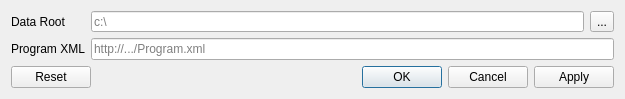
<?xml version="1.0" encoding="UTF-8"?>
<ui version="4.0">
 <class>Dialog</class>
 <widget class="QDialog" name="Dialog">
  <property name="geometry">
   <rect>
    <x>0</x>
    <y>0</y>
    <width>640</width>
    <height>181</height>
   </rect>
  </property>
  <property name="sizePolicy">
   <sizepolicy hsizetype="Expanding" vsizetype="Preferred">
    <horstretch>0</horstretch>
    <verstretch>0</verstretch>
   </sizepolicy>
  </property>
  <property name="windowTitle">
   <string>Dialog</string>
  </property>
  <property name="sizeGripEnabled">
   <bool>false</bool>
  </property>
  <layout class="QVBoxLayout" name="verticalLayout">
   <property name="sizeConstraint">
    <enum>QLayout::SetFixedSize</enum>
   </property>
   <item>
    <layout class="QFormLayout" name="formLayout">
     <property name="sizeConstraint">
      <enum>QLayout::SetNoConstraint</enum>
     </property>
     <item row="1" column="0">
      <widget class="QLabel" name="label">
       <property name="text">
        <string>Data Root</string>
       </property>
      </widget>
     </item>
     <item row="2" column="0">
      <widget class="QLabel" name="label_2">
       <property name="text">
        <string>Program XML</string>
       </property>
      </widget>
     </item>
     <item row="2" column="1">
      <widget class="QLineEdit" name="txtProgramXMLUrl">
       <property name="sizePolicy">
        <sizepolicy hsizetype="Expanding" vsizetype="Fixed">
         <horstretch>0</horstretch>
         <verstretch>0</verstretch>
        </sizepolicy>
       </property>
       <property name="minimumSize">
        <size>
         <width>523</width>
         <height>0</height>
        </size>
       </property>
       <property name="placeholderText">
        <string>http://.../Program.xml</string>
       </property>
      </widget>
     </item>
     <item row="1" column="1">
      <layout class="QHBoxLayout" name="horizontalLayout">
       <item>
        <widget class="QLineEdit" name="txtDataRoot">
         <property name="minimumSize">
          <size>
           <width>485</width>
           <height>21</height>
          </size>
         </property>
         <property name="placeholderText">
          <string>c:\</string>
         </property>
        </widget>
       </item>
       <item>
        <widget class="QToolButton" name="btnDataRootBrowse">
         <property name="text">
          <string>...</string>
         </property>
        </widget>
       </item>
      </layout>
     </item>
    </layout>
   </item>
   <item>
    <widget class="QDialogButtonBox" name="btnBox">
     <property name="orientation">
      <enum>Qt::Horizontal</enum>
     </property>
     <property name="standardButtons">
      <set>QDialogButtonBox::Apply|QDialogButtonBox::Cancel|QDialogButtonBox::Ok|QDialogButtonBox::Reset</set>
     </property>
    </widget>
   </item>
  </layout>
 </widget>
 <resources/>
 <connections>
  <connection>
   <sender>btnBox</sender>
   <signal>accepted()</signal>
   <receiver>Dialog</receiver>
   <slot>accept()</slot>
   <hints>
    <hint type="sourcelabel">
     <x>248</x>
     <y>254</y>
    </hint>
    <hint type="destinationlabel">
     <x>157</x>
     <y>274</y>
    </hint>
   </hints>
  </connection>
  <connection>
   <sender>btnBox</sender>
   <signal>rejected()</signal>
   <receiver>Dialog</receiver>
   <slot>reject()</slot>
   <hints>
    <hint type="sourcelabel">
     <x>316</x>
     <y>260</y>
    </hint>
    <hint type="destinationlabel">
     <x>286</x>
     <y>274</y>
    </hint>
   </hints>
  </connection>
 </connections>
</ui>
